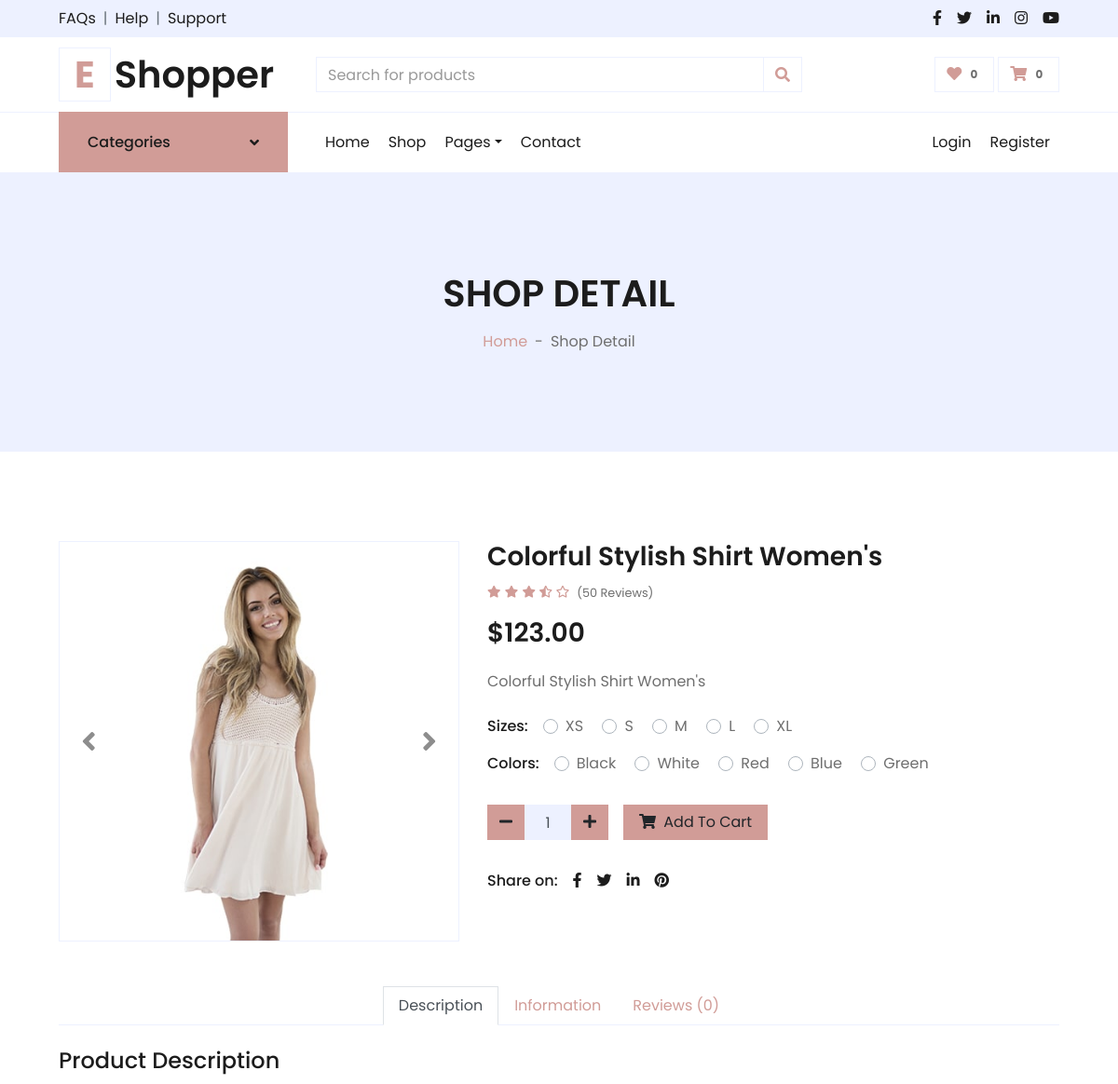
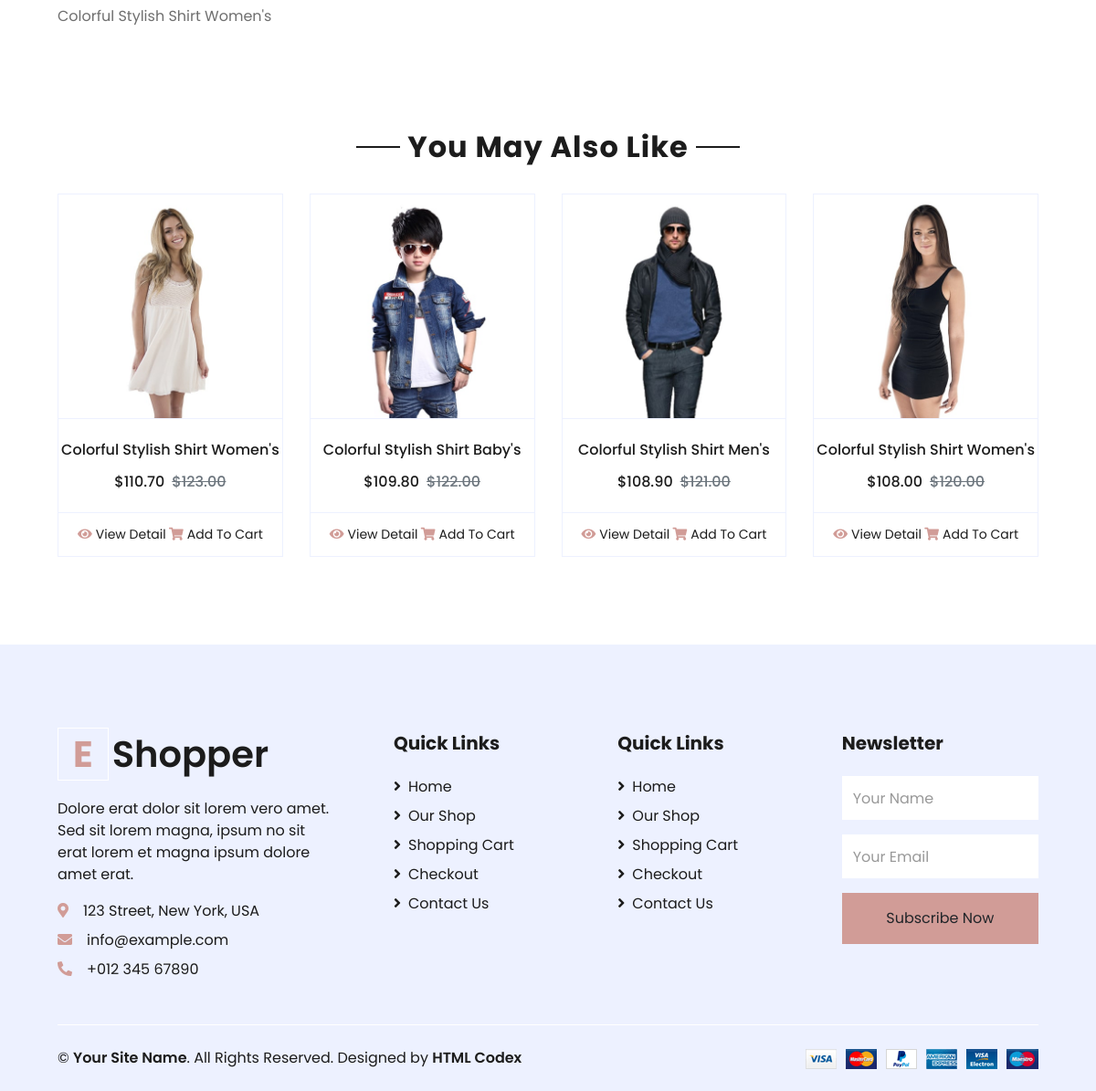
Page /product/1 on the committed database (2 pictures, top to bottom).
### main/models.py (models this page shows, shortened)
class Product(models.Model):
    category = models.ForeignKey(SubCategory, on_delete=models.CASCADE , null=True)
    name = models.CharField('Product Name', max_length=254)
    img = models.ImageField('IMG', upload_to='media')
    price = models.DecimalField('Product Price', max_digits=5, decimal_places=2)
    discount = models.DecimalField('Product Discount', max_digits=4, decimal_places=2)
    date_time = models.DateTimeField('DateTime', auto_now=True)
    description = models.TextField('Product Desc')

### main/views.py (the view, shortened to what this page needs)
# urls.py: path('product/<int:id>', ProductDetailView.as_view(), name='product'),
class ProductDetailView(generic.DetailView):
    template_name = 'detail.html'
    def get(self, request, id):
        categories = Category.objects.all()[1:]
        sub_categories_dresses = SubCategory.objects.all()[:3]
        sub_categories = SubCategory.objects.all()
        additional_information_text = AdditionalInformation.objects.first()
        additional_information_char_1 = AdditionalInformation.objects.get().char.all()[:4]
        additional_information_char_2 = AdditionalInformation.objects.get().char.all()[4:]
        reviews = ReviewFor.objects.get().review.all().order_by('-date_time')[:4]
        you_may_also_like_active = YouMayAlsoLike.objects.get().product.all()[:4]
        you_may_also_like = YouMayAlsoLike.objects.get().product.all()[4:]
        product = Product.objects.get(pk=id)
        product.discount_price = round(product.price * (1 - product.discount / 100), 2)
        for prod in you_may_also_like_active:
            prod.discount_price = round(prod.price * (1 - prod.discount / 100), 2)
        for prodd in you_may_also_like:
            prodd.discount_price = round(prodd.price * (1 - prodd.discount / 100), 2)
        context = {
            'navbar': 'detail',
            'product': product,
            'categories': categories,
            'sub_categories': sub_categories,
            'sub_categories_dresses': sub_categories_dresses,
            'additional_information_text': additional_information_text,
            'additional_information_char_1': additional_information_char_1,
            'additional_information_char_2': additional_information_char_2,
            'reviews': reviews,
            'you_may_also_like_active': you_may_also_like_active,
            'you_may_also_like': you_may_also_like,
        }
        return render(request, self.template_name, context)

### main/models.py (called while the page is built)
    def __str__(self) -> str:
        return self.char

    def __str__(self) -> str:
        return self.text

### main/templates/detail.html (shortened to what this page needs)
{% extends 'base.html' %}
{% load static %}
{% block 'header' %}
    <div class="container-fluid bg-secondary mb-5">
        <div class="d-flex flex-column align-items-center justify-content-center" style="min-height: 300px">
            <h1 class="font-weight-semi-bold text-uppercase mb-3">Shop Detail</h1>
            <div class="d-inline-flex">
                <p class="m-0"><a href="">Home</a></p>
                <p class="m-0 px-2">-</p>
                <p class="m-0">Shop Detail</p>
            </div>
        </div>
    </div>
{% endblock %}
{% block 'content' %}
    <div class="container-fluid py-5">
        <div class="row px-xl-5">
            <div class="col-lg-5 pb-5">
                <div id="product-carousel" class="carousel slide" data-ride="carousel">
                    <div class="carousel-inner border">
                        <div class="carousel-item active">
                            <img class="w-100 h-100" src="{{ product.img.url }}" alt="Image">
                        </div>
                    </div>
                    <a class="carousel-control-prev" href="#product-carousel" data-slide="prev">
                        <i class="fa fa-2x fa-angle-left text-dark"></i>
                    </a>
                    <a class="carousel-control-next" href="#product-carousel" data-slide="next">
                        <i class="fa fa-2x fa-angle-right text-dark"></i>
                    </a>
                </div>
            </div>
            <div class="col-lg-7 pb-5">
                <h3 class="font-weight-semi-bold">{{ product.name }}</h3>
                <div class="d-flex mb-3">
                    <div class="text-primary mr-2">
                        <small class="fas fa-star"></small>
                        <small class="fas fa-star"></small>
                        <small class="fas fa-star"></small>
                        <small class="fas fa-star-half-alt"></small>
                        <small class="far fa-star"></small>
                    </div>
                    <small class="pt-1">(50 Reviews)</small>
                </div>
                <h3 class="font-weight-semi-bold mb-4">${{ product.price }}</h3>
                <p class="mb-4">{{ product.description }}</p>
                <div class="d-flex mb-3">
                    <p class="text-dark font-weight-medium mb-0 mr-3">Sizes:</p>
                    <form>
                        <div class="custom-control custom-radio custom-control-inline">
                            <label class="custom-control-label" for="size-1">XS</label>
                        </div>
                        <div class="custom-control custom-radio custom-control-inline">
                            <label class="custom-control-label" for="size-2">S</label>
                        </div>
                        <div class="custom-control custom-radio custom-control-inline">
                            <label class="custom-control-label" for="size-3">M</label>
                        </div>
                        <div class="custom-control custom-radio custom-control-inline">
                            <label class="custom-control-label" for="size-4">L</label>
                        </div>
                        <div class="custom-control custom-radio custom-control-inline">
                            <label class="custom-control-label" for="size-5">XL</label>
                        </div>
                    </form>
                </div>
                <div class="d-flex mb-4">
                    <p class="text-dark font-weight-medium mb-0 mr-3">Colors:</p>
                    <form>
                        <div class="custom-control custom-radio custom-control-inline">
                            <label class="custom-control-label" for="color-1">Black</label>
                        </div>
                        <div class="custom-control custom-radio custom-control-inline">
                            <label class="custom-control-label" for="color-2">White</label>
                        </div>
                        <div class="custom-control custom-radio custom-control-inline">
                            <label class="custom-control-label" for="color-3">Red</label>
                        </div>
                        <div class="custom-control custom-radio custom-control-inline">
                            <label class="custom-control-label" for="color-4">Blue</label>
                        </div>
                        <div class="custom-control custom-radio custom-control-inline">
                            <label class="custom-control-label" for="color-5">Green</label>
                        </div>
                    </form>
                </div>
                <div class="d-flex align-items-center mb-4 pt-2">
                    <div class="input-group quantity mr-3" style="width: 130px;">
                        <div class="input-group-btn">
                            <button class="btn btn-primary btn-minus" >
                            <i class="fa fa-minus"></i>
                            </button>
                        </div>
                        <input type="text" class="form-control bg-secondary text-center" value="1">
                        <div class="input-group-btn">
                            <button class="btn btn-primary btn-plus">
                                <i class="fa fa-plus"></i>
                            </button>
                        </div>
                    </div>
                    <button class="btn btn-primary px-3"><i class="fa fa-shopping-cart mr-1"></i> Add To Cart</button>
                </div>
                <div class="d-flex pt-2">
                    <p class="text-dark font-weight-medium mb-0 mr-2">Share on:</p>
                    <div class="d-inline-flex">
                        <a class="text-dark px-2" href="">
                            <i class="fab fa-facebook-f"></i>
                        </a>
                        <a class="text-dark px-2" href="">
                            <i class="fab fa-twitter"></i>
                        </a>
                        <a class="text-dark px-2" href="">
                            <i class="fab fa-linkedin-in"></i>
                        </a>
                        <a class="text-dark px-2" href="">
                            <i class="fab fa-pinterest"></i>
                        </a>
                    </div>
                </div>
            </div>
        </div>
        <div class="row px-xl-5">
            <div class="col">
                <div class="nav nav-tabs justify-content-center border-secondary mb-4">
                    <a class="nav-item nav-link active" data-toggle="tab" href="#tab-pane-1">Description</a>
                    <a class="nav-item nav-link" data-toggle="tab" href="#tab-pane-2">Information</a>
                    <a class="nav-item nav-link" data-toggle="tab" href="#tab-pane-3">Reviews (0)</a>
                </div>
                <div class="tab-content">
                    <div class="tab-pane fade show active" id="tab-pane-1">
                        <h4 class="mb-3">Product Description</h4>
                        <p>{{ product.description }}</p>
                    </div>
                </div>
            </div>
        </div>
    </div>
    <div class="container-fluid py-5">
        <div class="text-center mb-4">
            <h2 class="section-title px-5"><span class="px-2">You May Also Like</span></h2>
        </div>
        <div class="row px-xl-5">
            <div class="col">
                <div class="owl-carousel related-carousel">
                    {% for product in you_may_also_like_active %}
                        <div class="card product-item border-0">
                            <div class="card-header product-img position-relative overflow-hidden bg-transparent border p-0">
                                <img class="img-fluid w-100" src="{{ product.img.url }}" alt="">
                            </div>
                            <div class="card-body border-left border-right text-center p-0 pt-4 pb-3">
                                <h6 class="text-truncate mb-3">{{ product.name }}</h6>
                                <div class="d-flex justify-content-center">
                                    <h6>${{product.discount_price}}</h6><h6 class="text-muted ml-2"><del>${{ product.price }}</del></h6>
                                </div>
                            </div>
                            <div class="card-footer d-flex justify-content-between bg-light border">
                                <a href="{% url 'product' product.id %}" class="btn btn-sm text-dark p-0"><i class="fas fa-eye text-primary mr-1"></i>View Detail</a>
                                <a href="{% url 'cart' %}" class="btn btn-sm text-dark p-0"><i class="fas fa-shopping-cart text-primary mr-1"></i>Add To Cart</a>
                            </div>
                        </div>
                    {% endfor %}
                </div>
            </div>
        </div>
    </div>
{% endblock %}

### rows in the picture
Product: img (picture), name "Colorful Stylish Shirt Women's", price "123.00", description "Colorful Stylish Shirt Women's", discount_price "110.70"
Product: img (picture), name "Colorful Stylish Shirt Baby's", discount_price "109.80", price "122.00"
Product: img (picture), name "Colorful Stylish Shirt Men's", discount_price "108.90", price "121.00"
Product: img (picture), name "Colorful Stylish Shirt Women's", discount_price "108.00", price "120.00"
